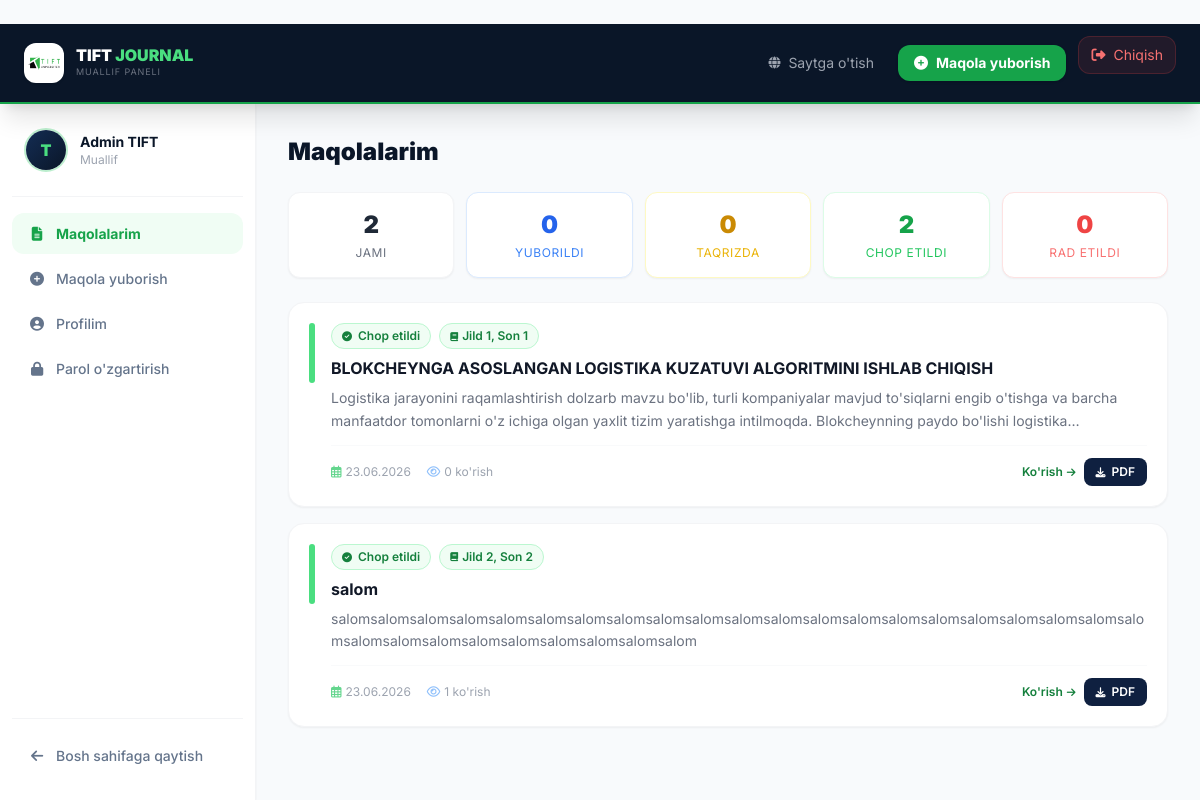
Screenshot of /my-articles/ (signed in) with the database file from the repository.
### journal/models.py (models this page shows, shortened)
class User(AbstractUser):
    ROLE_CHOICES = (
        ('author', 'Muallif'),
        ('reviewer', 'Taqrizchi'),
        ('editor', 'Muharrir'),
    )
    role        = models.CharField(max_length=10, choices=ROLE_CHOICES, default='author')
    institution = models.CharField(max_length=255, blank=True, verbose_name="Ish/O'qish joyi")
    avatar      = models.ImageField(upload_to=user_avatar_path, null=True, blank=True, verbose_name="Profil rasmi")
    bio         = models.TextField(blank=True, verbose_name="O'zim haqimda")
    phone       = models.CharField(max_length=20, blank=True, verbose_name="Telefon raqam")

class Article(models.Model):
    STATUS_CHOICES = (
        ('submitted', 'Yuborildi'),
        ('under_review', 'Taqriz jarayonida'),
        ('accepted', 'Qabul qilindi'),
        ('rejected', 'Rad etildi'),
        ('published', 'Chop etildi'),
    )
    title = models.CharField(max_length=500, verbose_name="Maqola sarlavhasi")
    abstract = models.TextField(verbose_name="Annotatsiya / Abstract")
    keywords = models.CharField(max_length=255, verbose_name="Kalit so'zlar (vergul bilan ajrating)")
    author = models.ForeignKey(User, on_delete=models.CASCADE, related_name='articles', verbose_name="Muallif")
    issue = models.ForeignKey(JournalIssue, on_delete=models.SET_NULL, null=True, blank=True, related_name='articles', verbose_name="Jurnal soni")
    status = models.CharField(max_length=15, choices=STATUS_CHOICES, default='submitted', verbose_name="Maqola holati")
    pdf_file = models.FileField(upload_to=article_upload_path, verbose_name="PDF Fayl")
    views_count = models.PositiveIntegerField(default=0, verbose_name="Ko'rishlar soni")
    downloads_count = models.PositiveIntegerField(default=0, verbose_name="Yuklab olishlar soni")
    created_at = models.DateTimeField(auto_now_add=True, verbose_name="Yuborilgan sana")
    updated_at = models.DateTimeField(auto_now=True)
    class Meta:
        ordering = ['-created_at']
        verbose_name = "Maqola"
        verbose_name_plural = "Maqolalar"

class JournalIssue(models.Model):
    volume = models.PositiveIntegerField(verbose_name="Jurnal jildi (Volume)")
    number = models.PositiveIntegerField(verbose_name="Jurnal soni (Issue)")
    year = models.PositiveIntegerField(verbose_name="Chop etilgan yili")
    is_published = models.BooleanField(default=False, verbose_name="Saytda ko'rsatish")
    created_at = models.DateTimeField(auto_now_add=True)
    class Meta:
        ordering = ['-year', '-volume', '-number']
        verbose_name = "Jurnal soni"
        verbose_name_plural = "Jurnal sonlari"

### journal/views.py (the view)
# urls.py: path('my-articles/', views.my_articles, name='my_articles'),
@login_required
def my_articles(request):
    articles = Article.objects.filter(author=request.user).order_by('-created_at')
    status_counts = {
        'submitted':    articles.filter(status='submitted').count(),
        'under_review': articles.filter(status='under_review').count(),
        'accepted':     articles.filter(status='accepted').count(),
        'published':    articles.filter(status='published').count(),
        'rejected':     articles.filter(status='rejected').count(),
    }
    return render(request, 'my_articles.html', {
        'articles': articles,
        'status_counts': status_counts,
    })

### templates/my_articles.html (shortened to what this page needs)
﻿{% extends 'dashboard_base.html' %}
{% load static %}
{% block dashboard_content %}
<div class="grid grid-cols-2 md:grid-cols-5 gap-3 mb-6">
    <div class="bg-white rounded-xl border border-gray-100 shadow-sm p-4 text-center">
        <div class="text-2xl font-black text-gray-800">{{ articles|length }}</div>
        <div class="text-xs text-gray-500 mt-1 uppercase tracking-wider">Jami</div>
    </div>
    <div class="bg-white rounded-xl border border-blue-100 shadow-sm p-4 text-center">
        <div class="text-2xl font-black text-blue-600">{{ status_counts.submitted }}</div>
        <div class="text-xs text-blue-500 mt-1 uppercase tracking-wider">Yuborildi</div>
    </div>
    <div class="bg-white rounded-xl border border-yellow-100 shadow-sm p-4 text-center">
        <div class="text-2xl font-black text-yellow-600">{{ status_counts.under_review }}</div>
        <div class="text-xs text-yellow-500 mt-1 uppercase tracking-wider">Taqrizda</div>
    </div>
    <div class="bg-white rounded-xl border border-green-100 shadow-sm p-4 text-center">
        <div class="text-2xl font-black text-green-600">{{ status_counts.published }}</div>
        <div class="text-xs text-green-500 mt-1 uppercase tracking-wider">Chop etildi</div>
    </div>
    <div class="bg-white rounded-xl border border-red-100 shadow-sm p-4 text-center">
        <div class="text-2xl font-black text-red-500">{{ status_counts.rejected }}</div>
        <div class="text-xs text-red-400 mt-1 uppercase tracking-wider">Rad etildi</div>
    </div>
</div>
{% if articles %}
    <div class="space-y-4">
        {% for article in articles %}
            <div class="bg-white rounded-2xl border border-gray-100 shadow-sm p-5">
                <div class="flex flex-col md:flex-row md:items-start gap-4">
                    <div class="flex-shrink-0 hidden md:block">
                        <div class="w-1.5 min-h-[60px] h-full rounded-full
                            {% if article.status == 'published' %}bg-green-400
                            {% elif article.status == 'submitted' %}bg-blue-400
                            {% elif article.status == 'under_review' %}bg-yellow-400
                            {% elif article.status == 'accepted' %}bg-teal-400
                            {% elif article.status == 'rejected' %}bg-red-400
                            {% endif %}">
                        </div>
                    </div>
                    <div class="flex-1 min-w-0">
                        <div class="flex flex-wrap items-center gap-2 mb-2">
                            <span class="inline-flex items-center gap-1.5 px-2.5 py-1 rounded-full text-xs font-semibold border
                                {% if article.status == 'published' %}bg-green-50 text-green-700 border-green-200
                                {% elif article.status == 'submitted' %}bg-blue-50 text-blue-700 border-blue-200
                                {% elif article.status == 'under_review' %}bg-yellow-50 text-yellow-700 border-yellow-200
                                {% elif article.status == 'accepted' %}bg-teal-50 text-teal-700 border-teal-200
                                {% elif article.status == 'rejected' %}bg-red-50 text-red-600 border-red-200
                                {% endif %}">
                                {% if article.status == 'published' %}<i class="fas fa-check-circle text-[10px]"></i> Chop etildi
                                {% elif article.status == 'submitted' %}<i class="fas fa-paper-plane text-[10px]"></i> Yuborildi
                                {% elif article.status == 'under_review' %}<i class="fas fa-search text-[10px]"></i> Taqriz jarayonida
                                {% elif article.status == 'accepted' %}<i class="fas fa-thumbs-up text-[10px]"></i> Qabul qilindi
                                {% elif article.status == 'rejected' %}<i class="fas fa-times-circle text-[10px]"></i> Rad etildi
                                {% endif %}
                            </span>
                            {% if article.issue %}
                                <span class="inline-flex items-center gap-1 bg-green-50 text-green-700 border border-green-200 px-2.5 py-1 rounded-full text-xs font-semibold">
                                    <i class="fas fa-book text-[9px]"></i>
                                    Jild {{ article.issue.volume }}, Son {{ article.issue.number }}
                                </span>
                            {% endif %}
                        </div>
                        <h3 class="font-bold text-gray-900 text-base leading-snug mb-2">
                            {% if article.status == 'published' %}
                                <a href="{% url 'article_detail' article.pk %}" class="hover:text-green-700 transition-colors">{{ article.title }}</a>
                            {% else %}
                                {{ article.title }}
                            {% endif %}
                        </h3>
                        <p class="text-gray-500 text-sm leading-relaxed line-clamp-2 mb-3"
                           style="word-break:break-word; overflow:hidden;">
                            {{ article.abstract|truncatewords:30 }}
                        </p>
                        <div class="flex flex-wrap items-center justify-between gap-3 pt-3 border-t border-gray-50">
                            <div class="flex flex-wrap gap-x-4 gap-y-1 text-xs text-gray-400">
                                <span class="flex items-center gap-1">
                                    <i class="far fa-calendar-alt text-green-500/70"></i>
                                    {{ article.created_at|date:"d.m.Y" }}
                                </span>
                                {% if article.status == 'published' %}
                                    <span class="flex items-center gap-1">
                                        <i class="far fa-eye text-blue-400/70"></i>
                                        {{ article.views_count }} ko'rish
                                    </span>
                                {% endif %}
                            </div>
                            <div class="flex items-center gap-2">
                                {% if article.status == 'published' %}
                                    <a href="{% url 'article_detail' article.pk %}"
                                       class="text-xs text-green-700 hover:text-green-900 font-semibold flex items-center gap-1">
                                        Ko'rish <i class="fas fa-arrow-right text-[10px]"></i>
                                    </a>
                                    <a href="{{ article.pdf_file.url }}"
                                       class="flex items-center gap-1.5 bg-navy-800 hover:bg-navy-700 text-white text-xs font-semibold px-3 py-1.5 rounded-lg transition" download>
                                        <i class="fas fa-download text-[10px]"></i> PDF
                                    </a>
                                {% else %}
                                    <span class="text-xs text-gray-400 italic flex items-center gap-1">
                                        <i class="fas fa-clock text-[10px]"></i> Jarayonda...
                                    </span>
                                {% endif %}
                            </div>
                        </div>
                    </div>
                </div>
            </div>
        {% endfor %}
    </div>
{% endif %}
{% endblock %}

### templates/dashboard_base.html (shortened to what this page needs)
{% load static %}
<!DOCTYPE html>
<html lang="uz">
<head>
    <script src="https://cdn.tailwindcss.com"></script>
    <link rel="stylesheet" href="https://cdnjs.cloudflare.com/ajax/libs/font-awesome/6.5.0/css/all.min.css">
</head>
<body class="min-h-screen flex flex-col">
<header class="bg-navy-900 border-b-2 border-green-600 sticky top-0 z-50 shadow-xl">
    <div class="flex items-center justify-between px-6 py-3">
        <a href="{% url 'index' %}" class="flex items-center gap-3 group">
            <div class="w-10 h-10 bg-white rounded-xl flex items-center justify-center shadow overflow-hidden">
                <img src="{% static 'images/tift.png' %}" alt="TIFT" class="w-8 h-8 object-contain"
                     onerror="this.style.display='none'">
            </div>
            <div>
                <div class="text-white font-black text-base leading-none">TIFT <span class="text-green-400">JOURNAL</span></div>
                <div class="text-gray-500 text-[9px] uppercase tracking-widest mt-0.5">Muallif paneli</div>
            </div>
        </a>
        <div class="flex items-center gap-3">
            <a href="{% url 'index' %}"
               class="hidden md:flex items-center gap-2 text-gray-400 hover:text-white text-sm transition-colors px-3 py-2 rounded-lg hover:bg-white/5">
                <i class="fas fa-globe text-xs"></i> Saytga o'tish
            </a>
            <a href="{% url 'submit_article' %}"
               class="hidden md:flex items-center gap-2 bg-green-600 hover:bg-green-500 text-white text-sm font-bold px-4 py-2 rounded-xl transition-all hover:scale-105 shadow">
                <i class="fas fa-plus-circle"></i> Maqola yuborish
            </a>
            <form action="{% url 'logout' %}" method="post">
                <button type="submit"
                        class="flex items-center gap-2 bg-red-500/10 hover:bg-red-500/20 text-red-400 hover:text-red-300 text-sm px-3 py-2 rounded-xl transition border border-red-500/20">
                    <i class="fas fa-sign-out-alt"></i>
                    <span class="hidden md:inline">Chiqish</span>
                </button>
            </form>
        </div>
    </div>
</header>
<div class="flex flex-1 overflow-hidden">
    <aside class="w-64 bg-white border-r border-gray-100 shadow-sm flex flex-col py-6 px-3 hidden md:flex flex-shrink-0">
        <div class="flex items-center gap-3 px-3 pb-6 mb-4 border-b border-gray-100">
            <div class="w-11 h-11 rounded-full overflow-hidden border-2 border-green-500/30 flex-shrink-0">
                {% if user.avatar %}
                    <img src="{{ user.avatar.url }}" class="w-full h-full object-cover">
                {% else %}
                    <div class="w-full h-full bg-gradient-to-br from-navy-700 to-navy-900 flex items-center justify-center">
                        <span class="text-green-400 font-black text-base">{{ user.username|first|upper }}</span>
                    </div>
                {% endif %}
            </div>
            <div class="min-w-0">
                <div class="text-navy-900 font-bold text-sm truncate">{{ user.get_full_name|default:user.username }}</div>
                <div class="text-gray-400 text-xs">{{ user.get_role_display }}</div>
            </div>
        </div>
        <nav class="flex-1 space-y-1">
            <a href="{% url 'my_articles' %}"
               class="sidebar-link {% if request.resolver_match.url_name == 'my_articles' %}active{% endif %}">
                <i class="fas fa-file-alt"></i> Maqolalarim
            </a>
            <a href="{% url 'submit_article' %}"
               class="sidebar-link {% if request.resolver_match.url_name == 'submit_article' %}active{% endif %}">
                <i class="fas fa-plus-circle"></i> Maqola yuborish
            </a>
            <a href="{% url 'profile' %}"
               class="sidebar-link {% if request.resolver_match.url_name == 'profile' %}active{% endif %}">
                <i class="fas fa-user-circle"></i> Profilim
            </a>
            <a href="{% url 'change_password' %}"
               class="sidebar-link {% if request.resolver_match.url_name == 'change_password' %}active{% endif %}">
                <i class="fas fa-lock"></i> Parol o'zgartirish
            </a>
        </nav>
        <div class="mt-auto pt-4 border-t border-gray-100">
            <a href="{% url 'index' %}" class="sidebar-link text-gray-400">
                <i class="fas fa-arrow-left"></i> Bosh sahifaga qaytish
            </a>
        </div>
    </aside>
    <main class="flex-1 overflow-y-auto p-6 md:p-8">
        <div class="mb-6">
            <h1 class="text-2xl font-black text-navy-900">{% block page_title %}
                {% if request.resolver_match.url_name == 'my_articles' %}Maqolalarim
                {% elif request.resolver_match.url_name == 'submit_article' %}Maqola yuborish
                {% elif request.resolver_match.url_name == 'profile' %}Profilim
                {% elif request.resolver_match.url_name == 'change_password' %}Parol o'zgartirish
                {% else %}Dashboard{% endif %}
            {% endblock %}</h1>
        </div>
        {% block dashboard_content %}{% endblock %}
    </main>
</div>
</body>
</html>

### templates/dashboard_base.html (style rules this page uses)
body { font-family: 'Inter', sans-serif; background: #f8fafc; }
.sidebar-link { display:flex; align-items:center; gap:10px; padding:10px 16px; border-radius:12px; font-size:14px; font-weight:500; color:#64748b; transition:all 0.2s; }
.sidebar-link:hover, .sidebar-link.active { background:#f0fdf4; color:#16a34a; }
.sidebar-link.active { font-weight:700; }
.sidebar-link i { width:18px; text-align:center; }

### rows the page displays
User: username|first "T", get_full_name "Admin TIFT", role "Muallif"
Article: status "published" (drawn), issue.volume "1", issue.number "1", title "BLOKCHEYNGA ASOSLANGAN LOGISTIKA KUZATUVI ALGORITMINI ISHLAB CHIQISH", abstract "Logistika jarayonini raqamlashtirish dolzarb mavzu bo'lib, turli kompaniyalar mavjud to'siqlarni engib o'tishga va barcha manfaatdor tomonlarni o'z ichiga olgan yaxlit tizim yaratishga intilmoqda. Blokcheynning paydo bo'lishi…", created_at "23.06.2026", views_count "0"
Article: status "published" (drawn), issue.volume "2", issue.number "2", title "salom", abstract "salomsalomsalomsalomsalomsalomsalomsalomsalomsalomsalomsalomsalomsalomsalomsalomsalomsalomsalomsalomsalomsalomsalomsalomsalomsalomsalomsalomsalomsalom", created_at "23.06.2026", views_count "1"

### other values shown
{{ articles|length }} "2"
{{ status_counts.submitted }} "0"
{{ status_counts.under_review }} "0"
{{ status_counts.published }} "2"
{{ status_counts.rejected }} "0"
